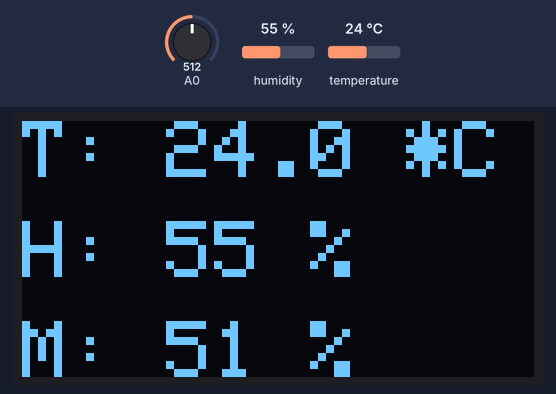
This sketch was run on a simulated Arduino Uno, built with avr-gcc and run on an emulated ATmega328P. Parts: 128×64 one-colour display. The inputs (shaded band) are chosen by the test bench; at power-on: humidity 55 %, A0 = 512, temperature 24 °C. What the sketch prints to the serial monitor is not drawn.

Above: at 11.1 s.
11.2 s: humidity set to 22 %
At 21.5 s:
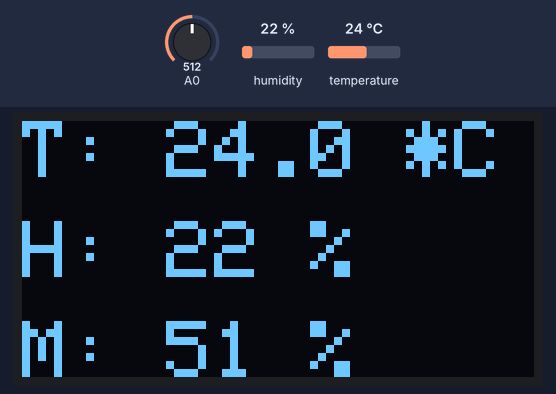
22.1 s: A0 set to 716
At 31.3 s:
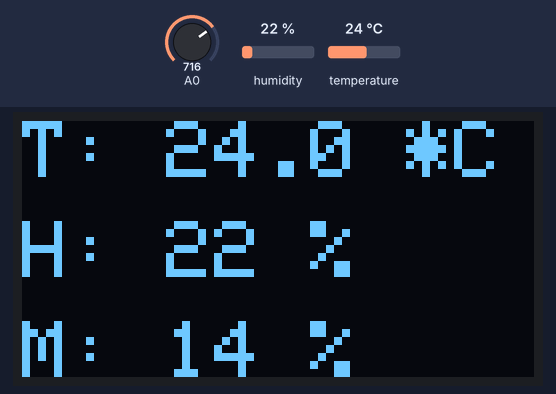
32.4 s: temperature set to 12 °C
At 42.2 s:
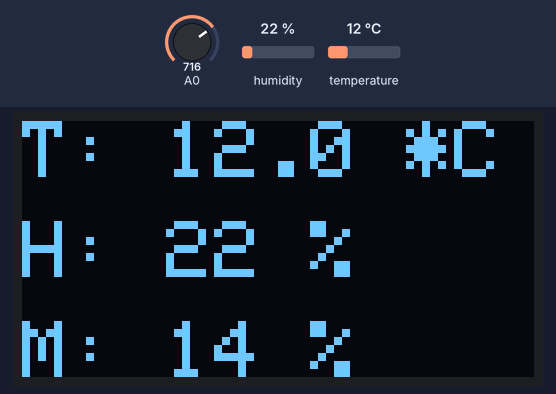
42.7 s: A0 set to 900
At 51.9 s:
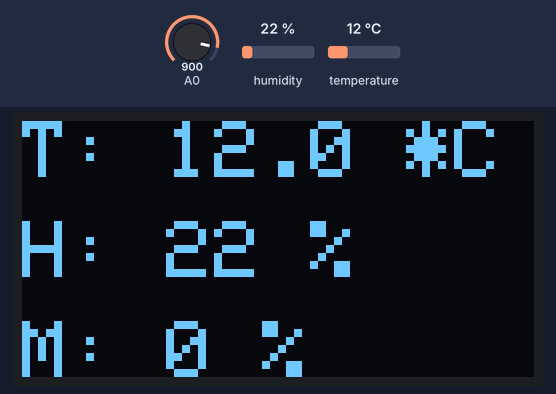
52.9 s: humidity set to 40 %
At 62.8 s:
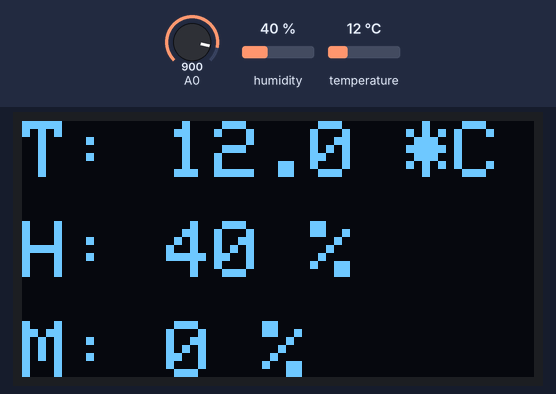
63.2 s: A0 set to 511
At 72.6 s:
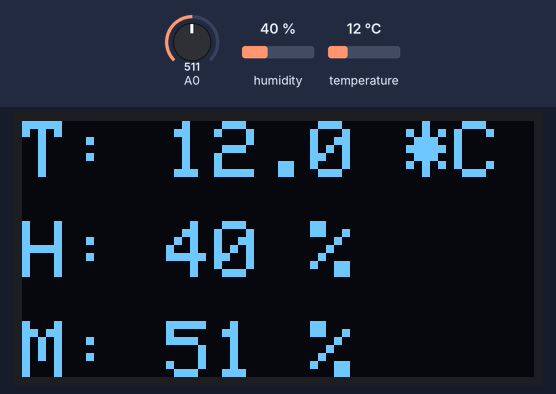
Timing chart, 0 to 74.1 s (numbered marks = the images above; inputs shaded):
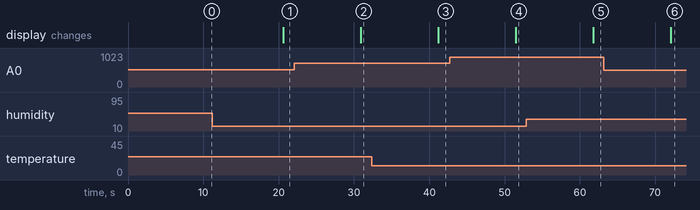

Measured:
- after the input at 11.2 s, the display: changes after 9.4 s (image 1)
- after the input at 22.1 s, the display: changes after 8.8 s (image 2)
- after the input at 32.4 s, the display: changes after 8.8 s (image 3)
- after the input at 42.7 s, the display: changes after 8.8 s (image 4)
- after the input at 52.9 s, the display: changes after 8.9 s (image 5)
- after the input at 63.2 s, the display: changes after 8.9 s (image 6)

The sketch:

DHT22_Temp_Hum_Moisture_OLED_Arduino_Mega.ino
```cpp
#include <Wire.h>
#include <Adafruit_GFX.h>
#include <Adafruit_SSD1306.h>
#include <dht.h>

// Temp and Humidity
#define dataPin 8
dht DHT;

// Soil moisture
const int dry = 791; // value for dry sensor
const int wet = 239; // value for wet sensor

// OLED
#define SCREEN_WIDTH 128 // OLED display width, in pixels
#define SCREEN_HEIGHT 64 // OLED display height, in pixels
#define OLED_RESET 4
Adafruit_SSD1306 display(SCREEN_WIDTH, SCREEN_HEIGHT, &Wire, OLED_RESET);

#define BLUE 0x001F

void setup()
{
  Serial.begin(9600);
  display.begin(SSD1306_SWITCHCAPVCC, 0x3C); //initialize with the I2C addr 0x3C (128x64) if any error use i2c scanner
  display.clearDisplay();
}

void loop()
{
  int readData = DHT.read22(dataPin);
  float t = DHT.temperature;
  float h = DHT.humidity;

  int sensorVal = analogRead(A0);
  int percentagemoisture = map(sensorVal, wet, dry, 100, 0);

  Serial.print("Temperature = ");
  Serial.print(t);
  Serial.print("*C");
  Serial.print("Humidity = ");
  Serial.print(h);
  Serial.print(" % ");
  Serial.print("Moisture = ");
  Serial.print(sensorVal);
  Serial.println("%");

  display.setCursor(0,0);  //set cursor on OLED display
  display.setTextSize(2);
  display.setTextColor(WHITE);
  display.print("T: ");
  display.print(t,1);
  display.println(" *C");

  display.setCursor(0,25);
  display.setTextSize(2);
  display.setTextColor(WHITE);
  display.print("H: ");
  display.print(h,0);
  display.println(" %");


  display.setCursor(0,50);
  display.setTextSize(2);
  display.setTextColor(WHITE);
  display.print("M: ");
  if(percentagemoisture >= 100)
{
  display.print(100);
}
  else if(percentagemoisture <=0)
  {
    display.print(0);
  }
  else if(percentagemoisture >0 && percentagemoisture < 100)
{
  display.print(percentagemoisture);
}

  display.println(" %");

  display.display();
  delay(250);
  display.clearDisplay();

  delay(10000);
}
```
